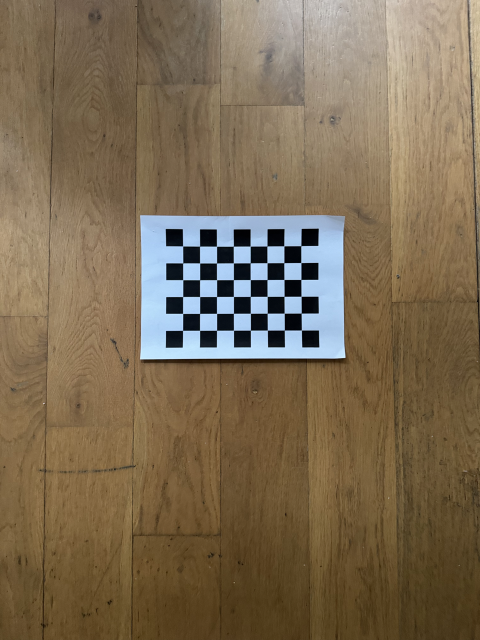
#> input picture images/linear/calibration/IMG_1280 Large.png, 960 x 1280 px (shown at 1/2 size); its folder holds only this picture in this run
$ python main.py
#> lines starting #> are read from the running program, lines starting #| are printed output that depends on the picture; after the words box and inside, x2 and y2 are one past the last pixel; in counts of white or black regions, pixels touching at a corner belong together
### calibration.py
import cv2
import numpy as np
import glob

def calibrate_camera(chessboard_size, square_size, image_path_pattern, output_file="camera_calib_params.npz"):

    # Prepare object points (0,0,0), (1,0,0), (2,0,0), ..., (chessboard_size[0]-1, chessboard_size[1]-1,0)
#> called with chessboard_size = (8, 6), square_size = 2.5, image_path_pattern = 'images/rectangular/calibration/*.png', output_file = 'camera_calib_params.npz'
    objp = np.zeros((chessboard_size[0] * chessboard_size[1], 3), np.float32)
    objp[:, :2] = np.mgrid[0:chessboard_size[0], 0:chessboard_size[1]].T.reshape(-1, 2)
    objp *= square_size

    # Arrays to store object points and image points
    objpoints = []  # 3D points in real world space
    imgpoints = []  # 2D points in image plane

    # Load calibration images
    images = glob.glob(image_path_pattern)

    accepted_images = 0
    rejected_images = 0

    # Loop all images in folder
    for image_file in images:
        img = cv2.imread(image_file)  # Read the image
#> img is the input picture: shape (1280, 960, 3); mean B, G, R 83.1, 107.4, 124.4
        gray = cv2.cvtColor(img, cv2.COLOR_BGR2GRAY)  # Convert to grayscale
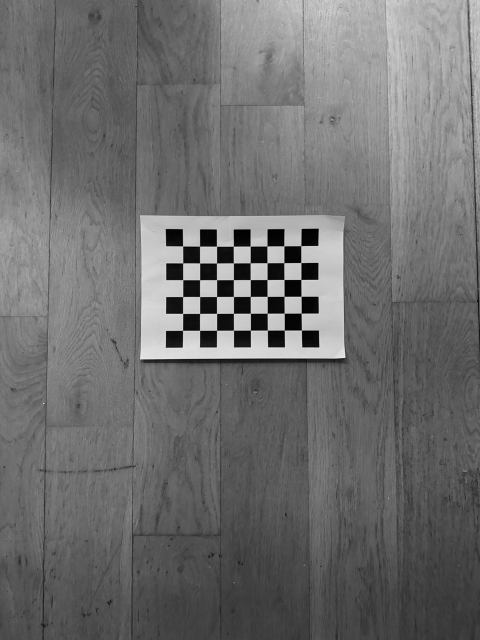
#> gray: shape (1280, 960) (shown at 1/2 size); min 0, max 243, mean 109.7

        # Find the chessboard corners
        ret, corners = cv2.findChessboardCorners(gray, chessboard_size, None)
#> ret = True; corners = 48 rows, first 8: [365.8, 492.4], [399.7, 492.7], [433.5, 492.9], [467.1, 492.8], [500.7, 492.7], [534.5, 492.5], [568.3, 492.4], [602.2, 492]

        # If found, add object points, image points (after refining them)
        if ret:
            accepted_images += 1
            objpoints.append(objp)
            corners2 = cv2.cornerSubPix(gray, corners, (11, 11), (-1, -1),
                                         criteria=(cv2.TERM_CRITERIA_EPS + cv2.TERM_CRITERIA_MAX_ITER, 30, 0.001))
#> corners2 = 48 rows, first 8: [365.8, 492.4], [399.6, 492.7], [433.5, 492.8], [467.1, 492.8], [500.7, 492.7], [534.4, 492.5], [568.3, 492.3], [602.2, 491.9]
            imgpoints.append(corners2)

            # Draw and display the corners
            cv2.drawChessboardCorners(img, chessboard_size, corners2, ret)
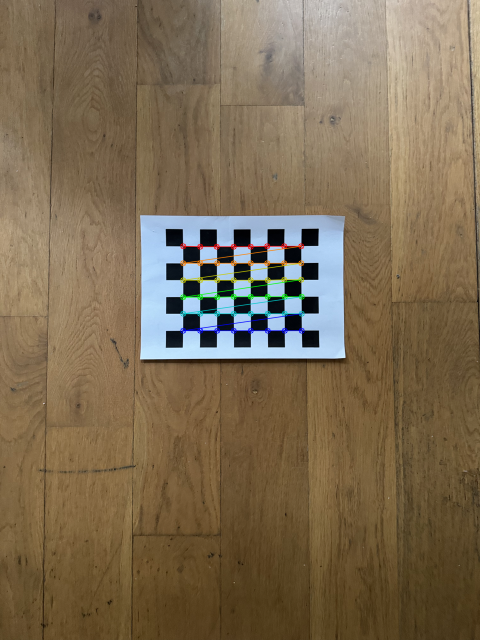
#> img: shape (1280, 960, 3) (shown at 1/2 size); 0.93% of pixels changed, all inside (x1, y1, x2, y2) = (360, 486, 610, 668)
            cv2.imshow('Chessboard', img)
            cv2.waitKey(100)  # Display the image for 100 ms
        else:
            rejected_images += 1

    cv2.destroyAllWindows()  # Close all OpenCV windows

    # Calibrate the camera using OpenCV builtin function
    ret, camera_matrix, dist_coeffs, rvecs, tvecs = cv2.calibrateCamera(objpoints, imgpoints, gray.shape[::-1], None, None)
#> ret = 0.0599; camera_matrix = [[1401, 0, 489.8], [0, 1405.2, 664.8], [0, 0, 1]]; dist_coeffs = [[0.57, -18.8, 0.0113, 0.0111, 691.7]]; rvecs = ([-0.0772, -0.0175, -0.00343],); tvecs = ([-9.21, -12.74, 104.3],)

    # Print the intrinsic matrix and distortion coefficients
    print(" \nIntrinsic Matrix (K):")
    print(camera_matrix)
#| [[1.40102466e+03 0.00000000e+00 4.89829683e+02]
#|  [0.00000000e+00 1.40524866e+03 6.64849008e+02]
#|  [0.00000000e+00 0.00000000e+00 1.00000000e+00]]

    # print("\n Distortion Coefficients (P):")
    # print(dist_coeffs)

    print(f"\n Accepted images: {accepted_images}")
    print(f"Rejected images: {rejected_images}")

    # Save the intrinsic matrix and distortion coefficients
    np.savez(output_file, camera_matrix=camera_matrix, dist_coeffs=dist_coeffs)
    print(f"File {output_file} saved successfully.")

    return camera_matrix, accepted_images, rejected_images

### techniques/sift_brute.py
import cv2
import numpy as np
import os
import matplotlib.pyplot as plt
from scipy.interpolate import interp1d
from pykalman import KalmanFilter
from scipy.signal import medfilt

def load_images(directory):
    """Load and sort image files from a directory."""
    image_files = sorted([f for f in os.listdir(directory) if f.endswith(('.png', '.TIF'))])
    if not image_files:
        raise FileNotFoundError(f"No image files found in directory: {directory}")
    return image_files

# [222 lines left out: functions filter_matches_with_ransac, process_image_pair, compute_trajectory, remove_outliers, kalman_smooth, smooth_trajectory and 2 more, not called in this run]

def main(image_directory, number_of_features, ratio_test):
    cv2.destroyAllWindows()  # Close any remaining OpenCV windows

    # Load camera intrinsics
    data = np.load('camera_calib_params.npz')
    K = data['camera_matrix']
    dist_coeffs = data['dist_coeffs']

    # Initialize SIFT
    sift = cv2.SIFT_create(nfeatures=number_of_features)

    # Initialize Brute-Force Matcher
    bf = cv2.BFMatcher(cv2.NORM_L2, crossCheck=False)

    # Load images
    try:
        image_files = load_images(image_directory)
    except FileNotFoundError as e:
        print(e)
        return

    # Compute trajectory
    positions, orientations = compute_trajectory(image_files, image_directory, sift, bf, K, dist_coeffs, ratio_test)

    # Smooth the trajectory
    smoothed_positions = smooth_trajectory(positions)

    # Generate ground truth
    ground_truth = generate_ground_truth(image_directory)

    # Plot both trajectories
    plot_trajectories_with_orientations(positions, orientations, smoothed_positions, ground_truth)

### main.py
import numpy as np

import calibration
import techniques.orb_flann as orb_flann
import techniques.orb_brute as orb_brute
import techniques.sift_flann as sift_flann
import techniques.sift_brute as sift_brute

def main():
    #--------------------------------------------------------------------
    # SET PARAMETERS
    #--------------------------------------------------------------------
    # CALIBRATION PARAMETERS (CHEKBOARD SIZE AND SQUARE SIZE)
    chessboard_size = (8, 6) #8,6
    square_size = 2.5  # 2.5 cm

    # PROCESSING PARAMETERS
    number_of_features = 3000 # For ORB
    ratio_test = 0.75 #Lowe's ratio  test

    #-------------------------------------------------------------------
    # --- SELECT TECHNIQUE (4 choices) ---
    # 'orb_flann' or 'orb_brute'
    # 'sift_flann' or 'sift_brute'
    #--------------------------------------------------------------------
    processing_technique = 'sift_brute'  # Change 'orb_flann' to other choices

    #--------------------------------------------------------------------
    # --- SELECT TRAJECTORY (3 choices) ---
    # 'linear' or 'rectangular' or 'circular'
    #--------------------------------------------------------------------
    trajectory = 'rectangular'  # Change 'linear' to other choices


    #--------------------------------------------------------------------
    # DON'T EDIT BELOW THIS LINE

    #-------------------------------------------------------------------
    #--------------------------------------------------------------------
    # CAMERA CALIBRATION
    #--------------------------------------------------------------------
    if trajectory == 'linear':
        image_directory = 'images/linear/images'
        calibration_directory = 'images/linear/calibration/*.png'

    elif trajectory == 'rectangular':
        image_directory = 'images/rectangular/images'
        calibration_directory = 'images/rectangular/calibration/*.png'

    elif trajectory == 'circular':
        image_directory = 'images/circular/images'
        calibration_directory = 'images/circular/calibration/*.png'
    elif trajectory == 'other':
        image_directory = 'images/other/images'
        calibration_directory = 'images/other/calibration/*.png'
    else:
        print(f"Unknown trajectory: {trajectory}")

    print('\n---------------------------------------')
    print("Calibrating camera... ...\n")

    output_file = 'camera_calib_params.npz'

    # CALLING CALIBRATING SCRIPT
    calibration.calibrate_camera(chessboard_size, square_size, calibration_directory, output_file)

    print("Camera calibration completed. \n ")

    #--------------------------------------------------------------------
    # PROCESSING TECHNIQUE
    #--------------------------------------------------------------------
    if processing_technique == 'orb_flann':
        technique_module = orb_flann
    elif processing_technique == 'orb_brute':
        technique_module = orb_brute
    elif processing_technique == 'sift_flann':
        technique_module = sift_flann
    elif processing_technique == 'sift_brute':
        technique_module = sift_brute
    else:
        print(f"Error: Unknown processing technique '{processing_technique}'.")
        return

    print(f"Using processing technique: {processing_technique}")
    print(f"Using trajectory: {trajectory}")

    print('\n---------------------------------------')
    print(" \n Estimating camera pose... ...\n")

    # CALLING PROCESSING SCRIPT
    technique_module.main(image_directory,number_of_features,ratio_test)

    print("Camera pose estimation completed. \n ")

if __name__ == "__main__":
    main()

$ run again, on images/linear/calibration/IMG_1286 Large.png
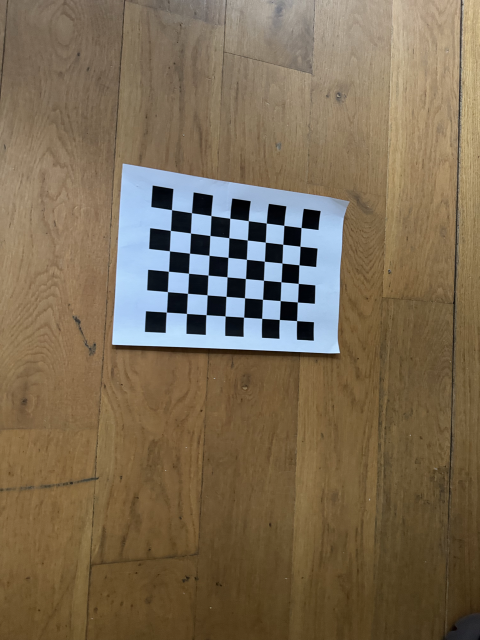
#> input picture images/linear/calibration/IMG_1286 Large.png, 960 x 1280 px (shown at 1/2 size)
#> in calibrate_camera, img is the input picture: shape (1280, 960, 3); mean B, G, R 84.2, 107.1, 122.9
#> in calibrate_camera, `gray = cv2.cvtColor(img, cv2.COLOR_BGR2GRAY)`:
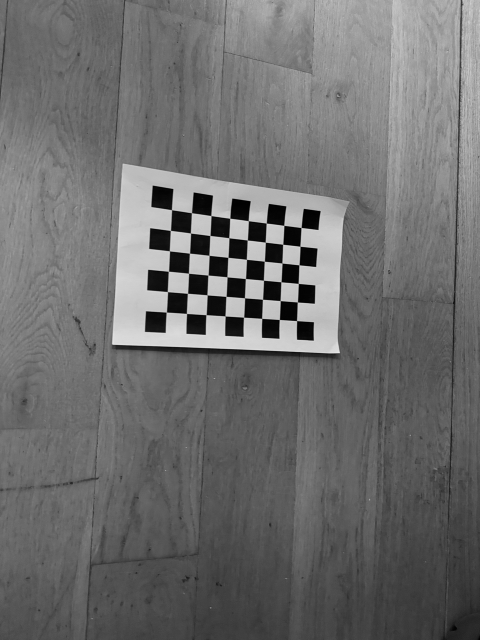
#> gray: shape (1280, 960) (shown at 1/2 size); min 0, max 237, mean 109.2
#> in calibrate_camera, `ret, corners = cv2.findChessboardCorners(gray, chessboard_size, None)`: ret = True; corners = 48 rows, first 8: [343.6, 420], [383.5, 426.1], [422.4, 431.7], [460.1, 436.9], [497, 441.9], [532.8, 446.7], [568.2, 451.3], [602.6, 455.6]
#> corners2 = 48 rows, first 8: [343.5, 420], [383.4, 426], [422.4, 431.6], [460.1, 436.9], [497, 441.9], [532.9, 446.6], [568.2, 451.2], [602.6, 455.5]
#> in calibrate_camera, `cv2.drawChessboardCorners(img, chessboard_size, corners2, ret)`:
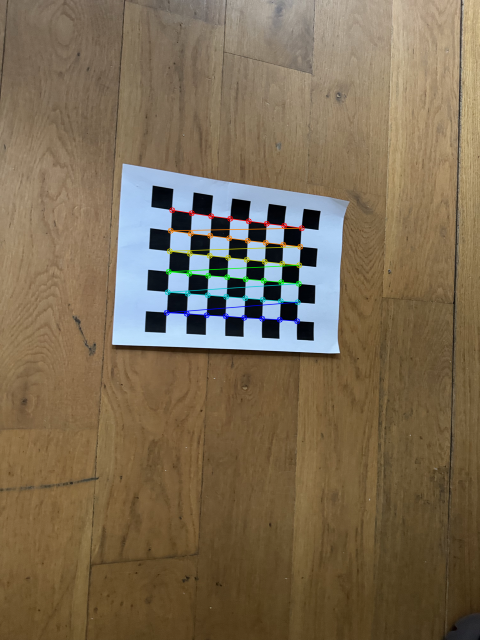
#> img: shape (1280, 960, 3) (shown at 1/2 size); 1% of pixels changed, all inside (x1, y1, x2, y2) = (327, 414, 610, 649)
#> in calibrate_camera, `ret, camera_matrix, dist_coeffs, rvecs, tvecs = cv2.calibrateCamera(ob..`: ret = 0.113; camera_matrix = [[1376.1, 0, 488.2], [0, 1291.5, 627.3], [0, 0, 1]]; dist_coeffs = [[0.19, 5.94, 6.21e-05, 0.0181, -64.32]]; rvecs = ([-0.045, -0.48, 0.0558],); tvecs = ([-8.35, -12.63, 79.35],)
#| [[1.37612036e+03 0.00000000e+00 4.88182831e+02]
#|  [0.00000000e+00 1.29148283e+03 6.27284242e+02]
#|  [0.00000000e+00 0.00000000e+00 1.00000000e+00]]

$ run again, on images/linear/calibration/IMG_1287 Large.png
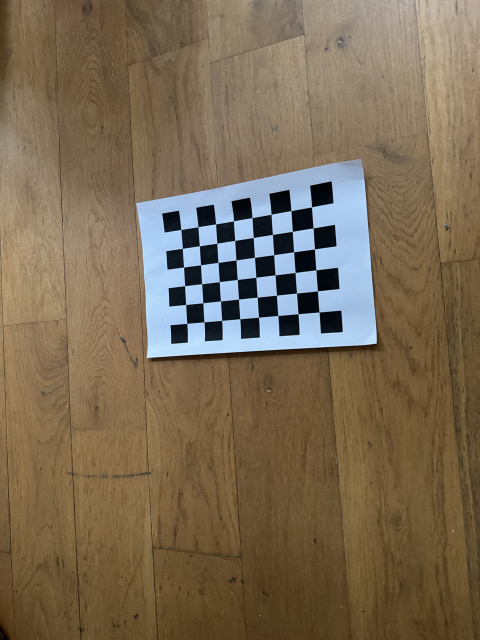
#> input picture images/linear/calibration/IMG_1287 Large.png, 960 x 1280 px (shown at 1/2 size)
#> in calibrate_camera, img is the input picture: shape (1280, 960, 3); mean B, G, R 84.3, 106.9, 122.5
#> in calibrate_camera, `gray = cv2.cvtColor(img, cv2.COLOR_BGR2GRAY)`:
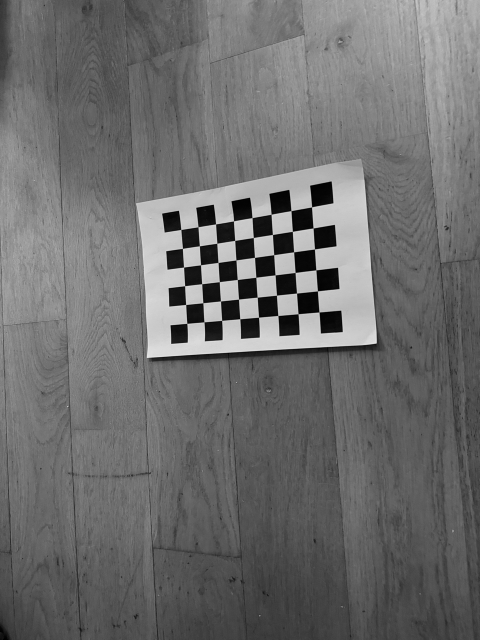
#> gray: shape (1280, 960) (shown at 1/2 size); min 0, max 248, mean 109
#> in calibrate_camera, `ret, corners = cv2.findChessboardCorners(gray, chessboard_size, None)`: ret = True; corners = 48 rows, first 8: [362.3, 459.5], [396.5, 454.2], [431.6, 448.4], [467.5, 442.3], [504.5, 435.8], [542.6, 429.1], [582.5, 421.9], [623.7, 414.4]
#> corners2 = 48 rows, first 8: [362.3, 459.5], [396.5, 454.2], [431.6, 448.4], [467.5, 442.3], [504.5, 435.8], [542.6, 429], [582.5, 421.8], [623.6, 414.3]
#> in calibrate_camera, `cv2.drawChessboardCorners(img, chessboard_size, corners2, ret)`:
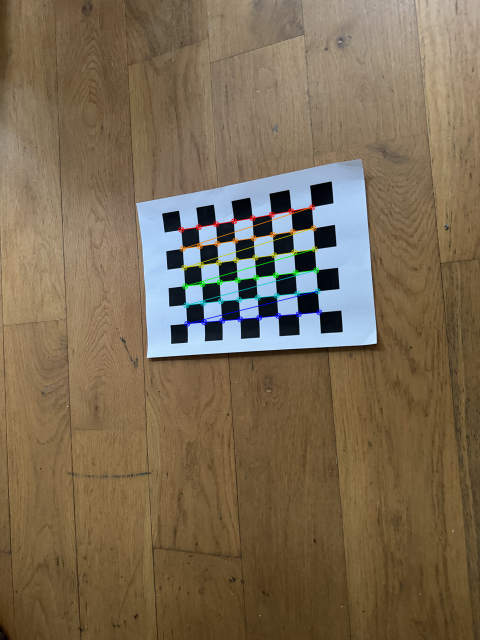
#> img: shape (1280, 960, 3) (shown at 1/2 size); 1% of pixels changed, all inside (x1, y1, x2, y2) = (356, 408, 645, 654)
#> in calibrate_camera, `ret, camera_matrix, dist_coeffs, rvecs, tvecs = cv2.calibrateCamera(ob..`: ret = 0.556; camera_matrix = [[2218.4, 0, 479.5], [0, 2170.2, 602.2], [0, 0, 1]]; dist_coeffs = [[1.16, 98.01, 0.0193, 0.185, -5135.6]]; rvecs = ([-0.0594, 0.423, -0.0893],); tvecs = ([-7.68, -9.42, 141],)
#| [[2.21837997e+03 0.00000000e+00 4.79487259e+02]
#|  [0.00000000e+00 2.17018715e+03 6.02173490e+02]
#|  [0.00000000e+00 0.00000000e+00 1.00000000e+00]]

$ run again, on images/linear/calibration/IMG_1288 Large.png
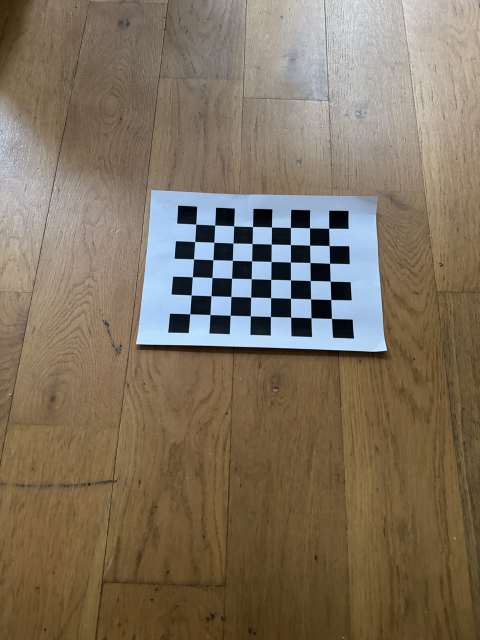
#> input picture images/linear/calibration/IMG_1288 Large.png, 960 x 1280 px (shown at 1/2 size)
#> in calibrate_camera, img is the input picture: shape (1280, 960, 3); mean B, G, R 95.5, 113.8, 126.9
#> in calibrate_camera, `gray = cv2.cvtColor(img, cv2.COLOR_BGR2GRAY)`:
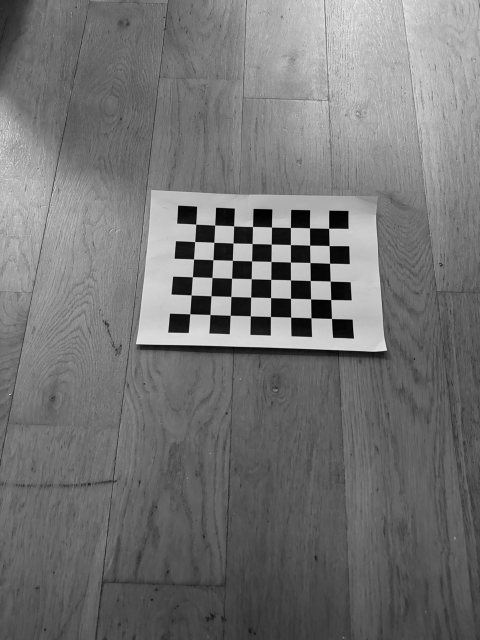
#> gray: shape (1280, 960) (shown at 1/2 size); min 0, max 244, mean 115.6
#> in calibrate_camera, `ret, corners = cv2.findChessboardCorners(gray, chessboard_size, None)`: ret = True; corners = 48 rows, first 8: [392, 448.7], [429.9, 450.7], [467.8, 452.4], [505.5, 453.6], [543.4, 454.7], [581.3, 455.6], [619.5, 456.4], [657.8, 457.1]
#> corners2 = 48 rows, first 8: [392.1, 448.7], [430, 450.7], [467.8, 452.3], [505.5, 453.6], [543.4, 454.6], [581.3, 455.5], [619.5, 456.4], [657.8, 457.1]
#> in calibrate_camera, `cv2.drawChessboardCorners(img, chessboard_size, corners2, ret)`:
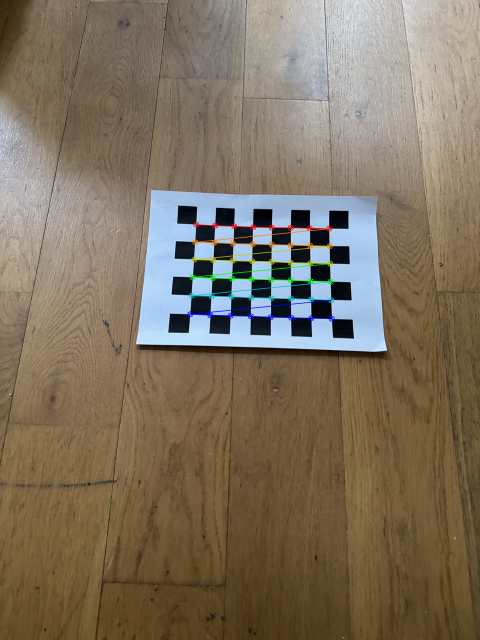
#> img: shape (1280, 960, 3) (shown at 1/2 size); 1.03% of pixels changed, all inside (x1, y1, x2, y2) = (374, 443, 670, 644)
#> in calibrate_camera, `ret, camera_matrix, dist_coeffs, rvecs, tvecs = cv2.calibrateCamera(ob..`: ret = 0.116; camera_matrix = [[1181.6, 0, 520], [0, 1252.7, 668.8], [0, 0, 1]]; dist_coeffs = [[0.443, -12.14, 0.00608, 0.0224, 232.6]]; rvecs = ([-0.442, -0.0378, 0.0228],); tvecs = ([-8.49, -13.67, 78.31],)
#| [[1.18161145e+03 0.00000000e+00 5.19970715e+02]
#|  [0.00000000e+00 1.25269360e+03 6.68845663e+02]
#|  [0.00000000e+00 0.00000000e+00 1.00000000e+00]]

$ run again, on images/linear/calibration/IMG_1281 Large.png
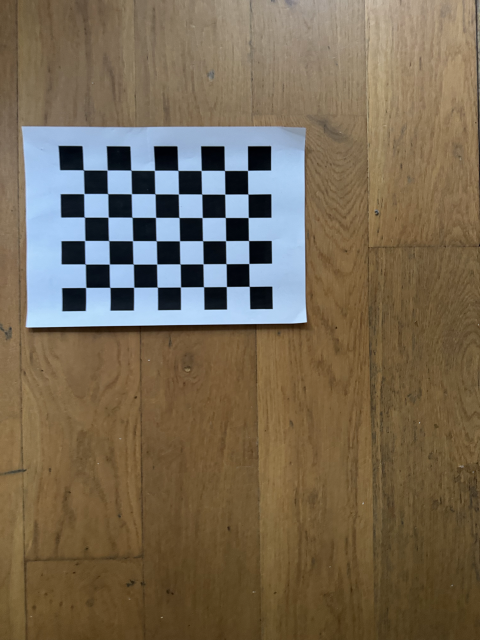
#> input picture images/linear/calibration/IMG_1281 Large.png, 960 x 1280 px (shown at 1/2 size)
#> in calibrate_camera, img is the input picture: shape (1280, 960, 3); mean B, G, R 84.7, 104.7, 118
#> in calibrate_camera, `gray = cv2.cvtColor(img, cv2.COLOR_BGR2GRAY)`:
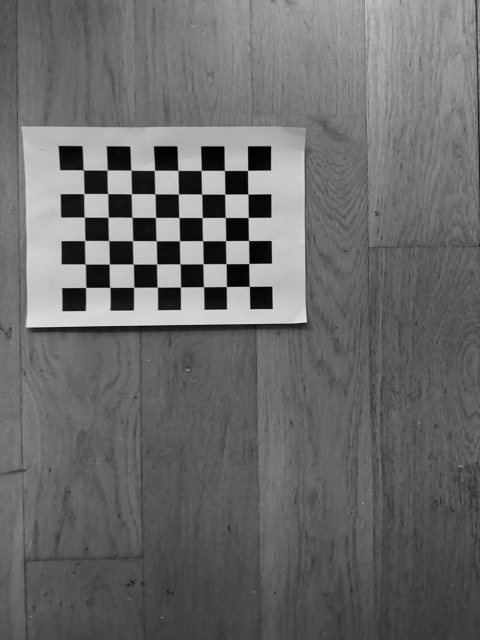
#> gray: shape (1280, 960) (shown at 1/2 size); min 0, max 229, mean 106.4
#> in calibrate_camera, `ret, corners = cv2.findChessboardCorners(gray, chessboard_size, None)`: ret = True; corners = 48 rows, first 8: [166.8, 340.2], [214.6, 340.7], [262.4, 341], [309.1, 341.3], [356.2, 341.4], [402.7, 341.5], [449.4, 341.5], [495.4, 341.5]
#> corners2 = 48 rows, first 8: [167.2, 340.4], [214.7, 340.6], [262.3, 340.9], [309.3, 341.1], [356.3, 341.3], [402.8, 341.4], [449.4, 341.4], [495.6, 341.3]
#> in calibrate_camera, `cv2.drawChessboardCorners(img, chessboard_size, corners2, ret)`:
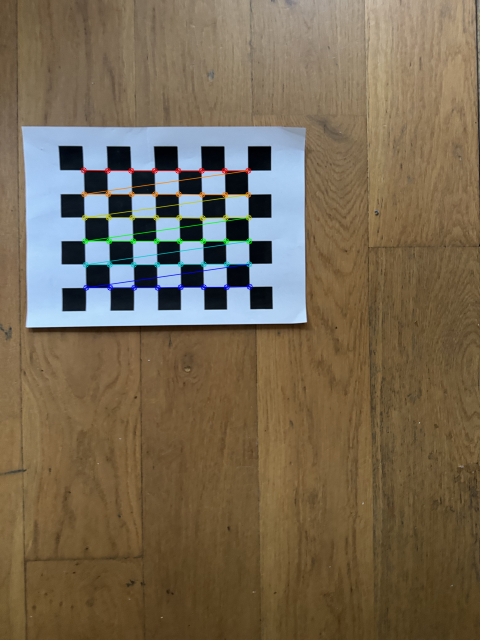
#> img: shape (1280, 960, 3) (shown at 1/2 size); 1.19% of pixels changed, all inside (x1, y1, x2, y2) = (161, 334, 506, 582)
#> in calibrate_camera, `ret, camera_matrix, dist_coeffs, rvecs, tvecs = cv2.calibrateCamera(ob..`: ret = 0.116; camera_matrix = [[2518, 0, 501.6], [0, 2499.6, 658.6], [0, 0, 1]]; dist_coeffs = [[1.98, -37.15, 0.00542, 0.0233, 217.3]]; rvecs = ([-0.0273, -0.112, -0.0158],); tvecs = ([-17.76, -16.95, 136.3],)
#| [[2.51796360e+03 0.00000000e+00 5.01596218e+02]
#|  [0.00000000e+00 2.49964386e+03 6.58558168e+02]
#|  [0.00000000e+00 0.00000000e+00 1.00000000e+00]]
